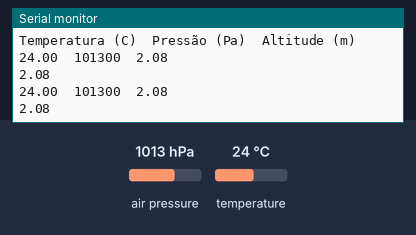
Recording of a sketch running on a simulated Arduino Uno, built with avr-gcc and run on an emulated ATmega328P. Parts: the last lines printed to the serial monitor. The inputs (shaded band) are chosen by the test bench; at power-on: air pressure 1013 hPa, temperature 24 °C.

Above: at 1.2 s.
1.3 s: air pressure set to 952 hPa
At 2.6 s:
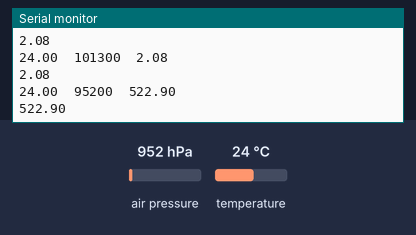
2.8 s: temperature set to 12 °C
At 3.9 s:
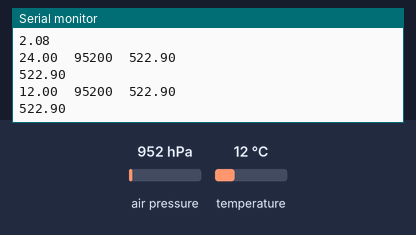
4.3 s: air pressure set to 975 hPa
At 5.9 s:
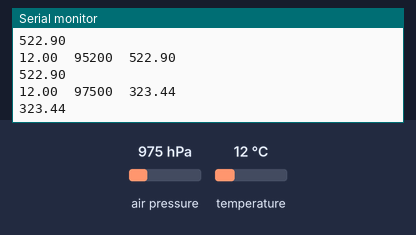
Timing chart, 0 to 7.4 s (numbered marks = the images above; inputs shaded):
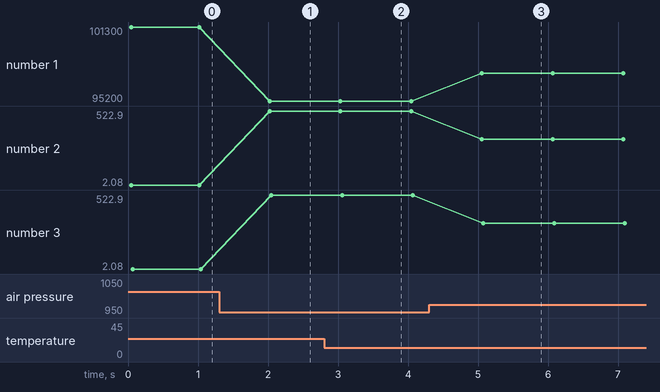

Measured:
- after the input at 1.3 s, the serial monitor: prints a new line after 0.73 s (image 1)
- after the input at 2.8 s, the serial monitor: prints a new line after 0.24 s (image 2)
- after the input at 4.3 s, the serial monitor: prints a new line after 0.75 s (image 3)
- plotted number 1: 101300 → 95200 after the input at 1.3 s, 95200 → 97500 after the input at 4.3 s
- plotted number 2: 2.08 → 522.9 after the input at 1.3 s, 522.9 → 323.44 after the input at 4.3 s
- plotted number 3: 2.08 → 522.9 after the input at 1.3 s, 522.9 → 323.44 after the input at 4.3 s

The sketch:

S_Guimaraes.ino
```cpp
#include <Adafruit_BMP085.h>

Adafruit_BMP085 bmp;

void setup() {
  Serial.begin(9600);
 Serial.print("Temperatura (C)\t");
  // you can get a more precise measurement of altitude
  // if you know the current sea level pressure which will
  // vary with weather and such. If it is 1015 millibars
  // that is equal to 101500 Pascals.

  Serial.print("Pressão (Pa)\t");
  // Calculate altitude assuming 'standard' barometric
  // pressure of 1013.25 millibar = 101325 Pascal
  Serial.print("Altitude (m)\n");
  if (!bmp.begin()) {
    Serial.println("Não foi possível encontrar um sensor BMP085 válido, verifique a conexão!");
    while (1) {}
  }
}
void loop() {
  // Exibe os dados em forma de tabela
Serial.print(bmp.readTemperature());
Serial.print("\t");
Serial.print(bmp.readPressure());
Serial.print("\t");
Serial.println(bmp.readAltitude());
Serial.println();

float altitude = bmp.readAltitude(101325);

  Serial.println(altitude);
  Serial.println();
  delay(1000);
}
```
